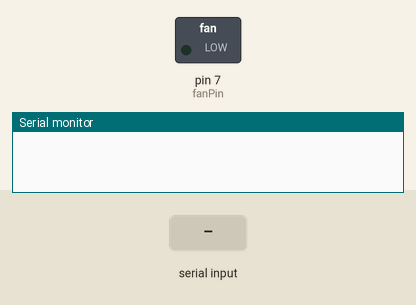
Recording of a sketch running on a simulated Arduino Uno, built with avr-gcc and run on an emulated ATmega328P. Shown: switched loads named in the sketch (green lamp = pin HIGH), the last lines printed to the serial monitor. The inputs (shaded band) are chosen by the test bench.

Above: at 1.2 s.
1.3 s: "1" received over Serial
At 2.2 s:
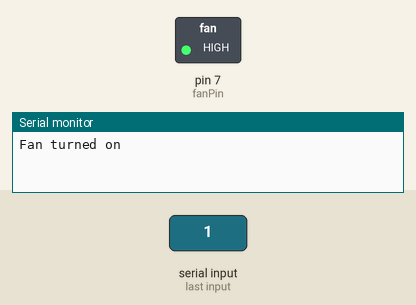
2.8 s: "0" received over Serial
At 3.3 s:
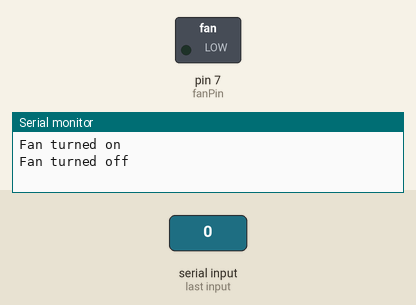
Timing chart, 0 to 5.8 s (numbered marks = the images above; inputs shaded):
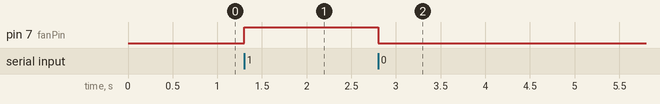

The sketch:

fan.ino
```cpp
const int fanPin = 7;

void setup() {
  pinMode(fanPin, OUTPUT);
  Serial.begin(9600);
}

void loop() {
  if (Serial.available() > 0) {
    char command = Serial.read();

    if (command == '1') {
      digitalWrite(fanPin, HIGH);
      Serial.println("Fan turned on");
    } else if (command == '0') {
      digitalWrite(fanPin, LOW);
      Serial.println("Fan turned off");
    }
  }
}
```

Measured:
- after the input at 1.3 s, pin 7 (fanPin): LOW → HIGH at once
- after the input at 2.8 s, pin 7 (fanPin): HIGH → LOW at once
